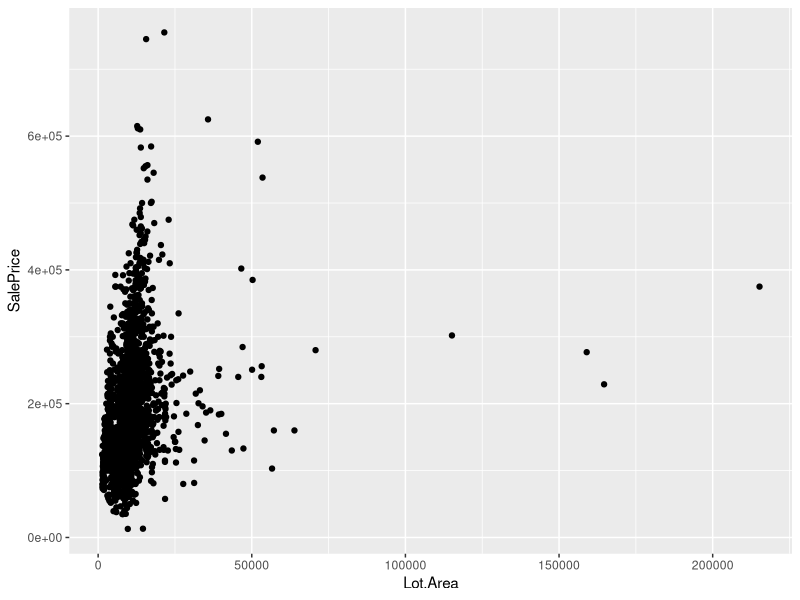
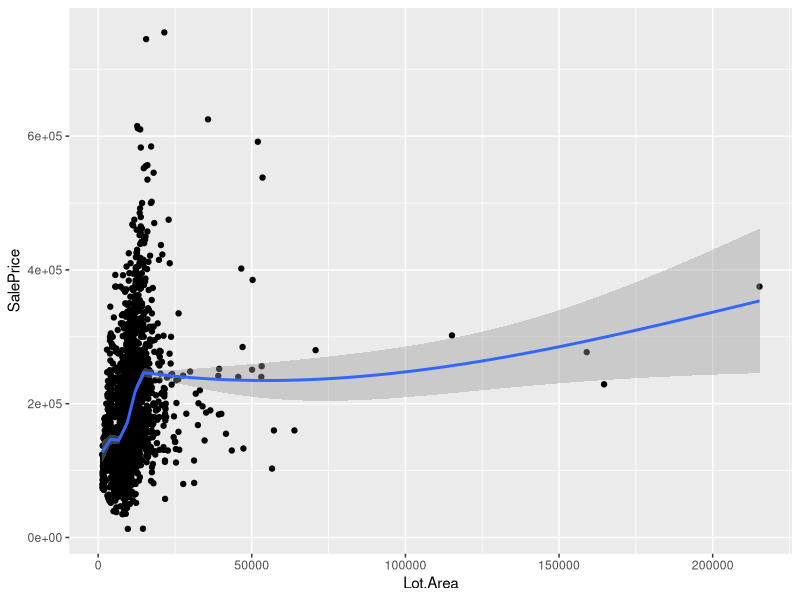
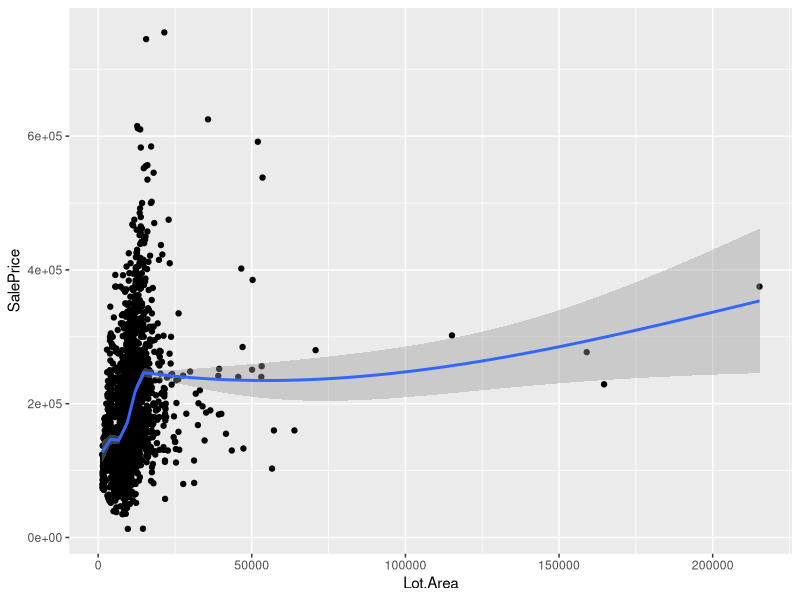
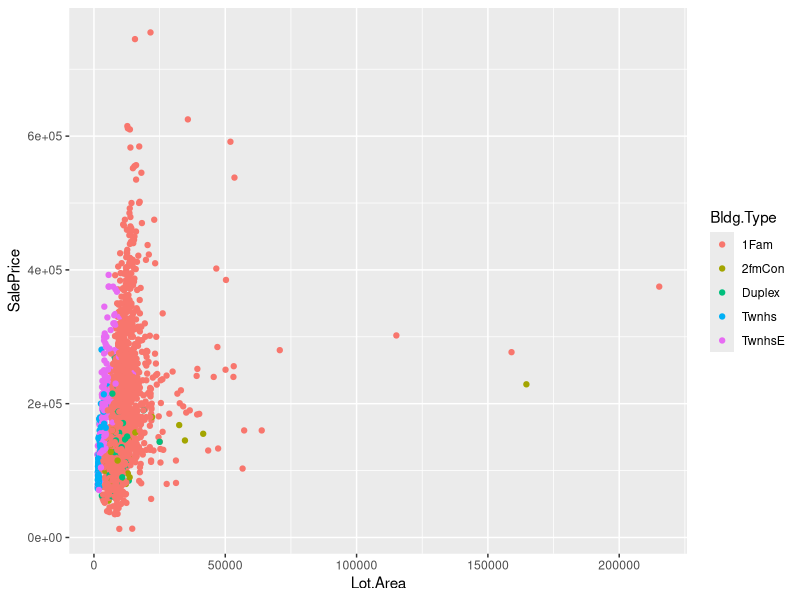
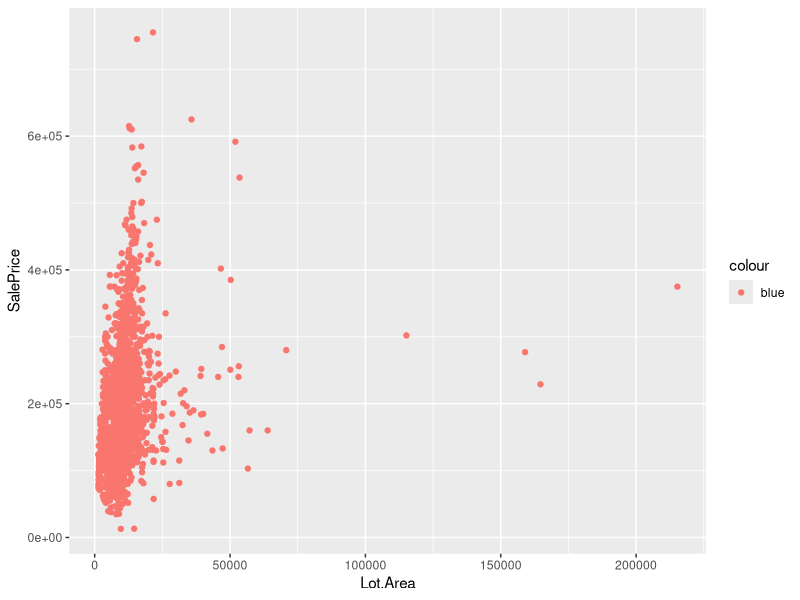
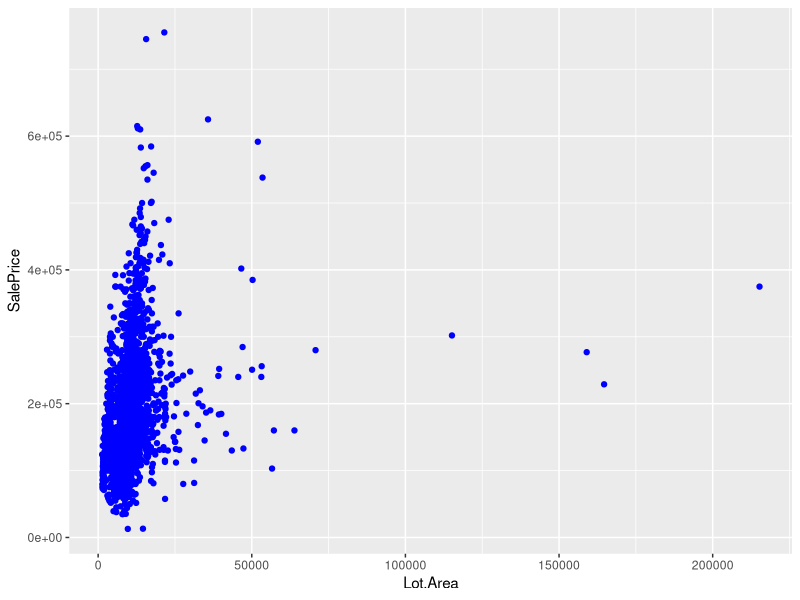
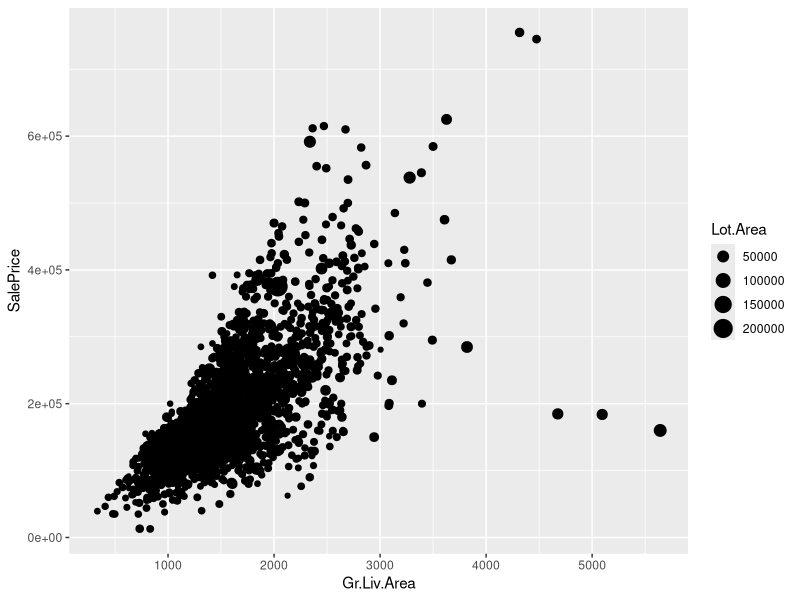
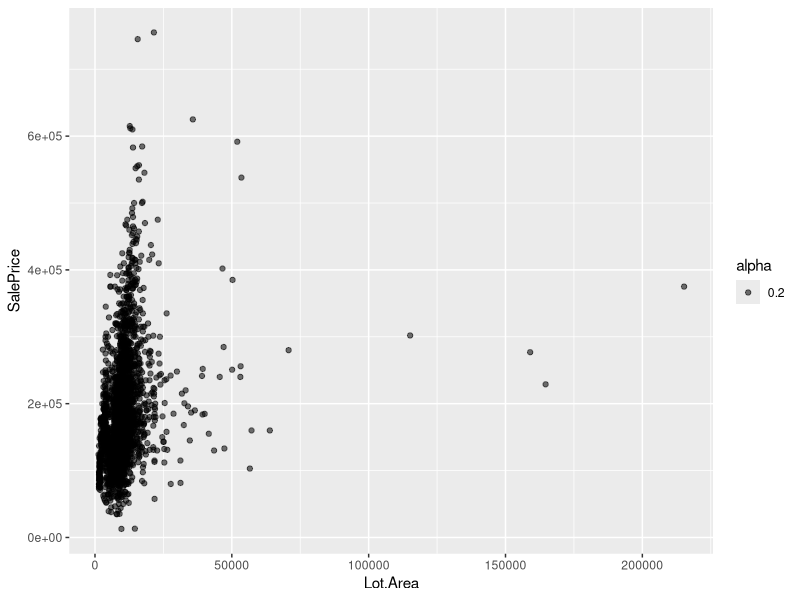

R code for these plots, in order:
## ---- chunk 1
#knitr::opts_knit$set()
## note: this bit of RMarkdown code is only required if you want to 'knit' the worksheet to HTML or PDF
## ---- chunk 2
## load 'ggplot2'
library(ggplot2)
## ---- chunk 3
## read in 'houses.txt'
houses <- read.delim("../data/houses.txt")

## ---- chunk 4
## plotting 'SalePrice' versus 'Lot.Area'
ggplot() +
  geom_point(data = houses, mapping = aes(x = Lot.Area, y = SalePrice))
## ---- chunk 5
## adding a regression line
ggplot() +
  geom_point(data = houses, aes(x = Lot.Area, y = SalePrice)) +
  geom_smooth(data = houses, aes(x = Lot.Area, y = SalePrice))
## ---- chunk 6
## adding a regression line
ggplot(data = houses, aes(x = Lot.Area, y = SalePrice)) +
  geom_point() +
  geom_smooth()
## ---- chunk 7
## mapping color to 'Bldg.Type'
ggplot() +
  geom_point(data = houses, aes(x = Lot.Area, y = SalePrice,
    color = Bldg.Type))
## ---- chunk 8
## incorrectly attempting to change the 'color' of all points
ggplot() +
  geom_point(data = houses, aes(x = Lot.Area, y = SalePrice, color = "blue"))
## ---- chunk 9
## correctly changing the 'color' of all points
ggplot() +
  geom_point(data = houses, aes(x = Lot.Area, y = SalePrice), color = "blue")
## ---- chunk 10
## plot 'SalePrice' versus 'Gr.Liv.Area' with 'size' mapped to Lot.Area
houses |> ggplot(aes(x = Gr.Liv.Area, y = SalePrice, size = Lot.Area)) +
  geom_point()
## ---- chunk 11
## set the `alpha` aesthetic for this plot
ggplot() +
  geom_point(data = houses, aes(x = Lot.Area, y = SalePrice, alpha = 0.2))
## ---- chunk 12
## explain why this isn't working
ggplot() +
  geom_point(data = houses, aes(x = Lot.Area, y = SalePrice)) +
  geom_smooth()

# Function should be in the ggplot() call because geom_smooth looks there
## ---- chunk 13
## demonstrating a barplot; the number of each 'Bldg.Type'
ggplot(data = houses, aes(x = Bldg.Type)) +
  geom_bar()
## ---- chunk 14
## demonstrating a boxplot; 'SalePrice' for each 'Bldg.Type'
ggplot(data = houses, aes(x = Bldg.Type, y = SalePrice)) +
  geom_boxplot()
## ---- chunk 15
## demonstrating an uninformative barplot for a continuous variable
ggplot(data = houses, aes(x = Gr.Liv.Area)) +
  geom_bar()
## ---- chunk 16
## demonstrating a useful barplot for a *binned* continuous variable
ggplot(data = houses, aes(x = Gr.Liv.Area)) +
  geom_histogram()
## ---- chunk 17
## loading 'dplyr'
library(dplyr)
## ---- chunk 18
## grouping houses by `Bldg.Type`
houses <- group_by(houses, Bldg.Type)

## computing the number and mean SalePrice of each `Bldg.Type`
bldg_means <- summarise(houses, Mean.Price = mean(SalePrice))

## looking at our new 'bldg_means' object
bldg_means
## ---- chunk 19
## demonstrating a barplot; 'SalePrice' for each 'Bldg.Type', with backticks
ggplot(data = bldg_means, aes(x = Bldg.Type, y = Mean.Price)) +
  geom_bar(stat = "identity")
## ---- chunk 20
## demonstrating a barplot visualising two variables
ggplot(data = houses, aes(x = Bedroom.AbvGr, fill = Bldg.Type)) +
  geom_bar()
## ---- chunk 21
## demonstrating 'position = "dodge"'
houses |> group_by()
ggplot(data = houses, aes(x = Bedroom.AbvGr, fill = Bldg.Type)) +
  geom_bar(position = "dodge")
## ---- chunk 22
## show the distribution of `Garage.Area` per `Garage.Type`
houses |> 
  ggplot(aes(x = Garage.Area, fill = Garage.Type)) +
    geom_boxplot()
## ---- chunk 23
houses <- group_by(houses, Bldg.Type)
avg_rms <- summarise(houses, AvgRms = mean(TotRms.AbvGrd))

avg_rms |> ggplot(aes(x = Bldg.Type, y = AvgRms)) +
  geom_bar(stat = "identity")
## ---- chunk 24
## create a *binned* barplot of number of houses per `Year.Built`
houses |> ggplot(aes(x = Year.Built, fill = Bldg.Type)) +
  geom_bar(stat = "bin", binwidth = 20)

# 1960-1980
## ---- chunk 25
## use `position` to improve this plot
ggplot(data = houses, aes(x = Overall.Cond, y = Overall.Qual)) +
  geom_point(position = "jitter")
## ---- chunk 26
## drawing a line graph of the number of houses sold each year
ggplot(data = houses, aes(x = Yr.Sold)) +
  geom_line(stat = "count")
## ---- chunk 27
## showing the number of houses sold per month and year
ggplot(data = houses, aes(x = Mo.Sold, group = Yr.Sold, color = Yr.Sold)) +
  geom_line(stat = "count")
## ---- chunk 28
## turning `Yr.Sold` into a factor
houses$Yr.Sold <- factor(houses$Yr.Sold)
## ---- chunk 29
## re-plotting after turning `Yr.Sold` into a factor: 
ggplot(data = houses, aes(x = Mo.Sold, group = Yr.Sold, color = Yr.Sold)) +
  geom_line(stat = "count")
## ---- chunk 30
## turning `Yr.Sold` back into a numeric variable
houses$Yr.Sold <- as.numeric(as.character(houses$Yr.Sold))
## ---- chunk 31
## plot the mean sales price per year
mean_yr <- group_by(houses, Yr.Sold)
mean_yr <- summarise(mean_yr, AvgPr = mean(SalePrice))

ggplot(mean_yr, aes(x = Yr.Sold, y = AvgPr)) + 
  geom_bar(stat = "identity")
## ---- chunk 32
## show the number of houses of each 'Bldg.Type' sold each year
ggplot(houses, aes(x = Yr.Sold, linetype = Bldg.Type)) +
  geom_line(stat = "count")
## ---- chunk 33
## plot the number of garages per 'Garage.Yr.Blt' with a line per 'Garage.Cars'
garages <- houses[!is.na(houses$Garage.Yr.Blt) & houses$Garage.Yr.Blt < 2010, ]

## ---- chunk 34
## demonstrating two scale functions
ggplot(data = houses, aes(x = Lot.Area, y = SalePrice, color = Garage.Type)) +
  geom_point() +
  scale_x_continuous(limits = c(0, 75000)) +
  scale_color_discrete(na.value = "black")
## ---- chunk 35
## trace the cause of the warning message
dim(houses[houses$Lot.Area > 75000, ])
## ---- chunk 36
## demonstrating the default scales
ggplot(data = houses, aes(x = Lot.Area, y = SalePrice, color = Garage.Type)) +
  geom_point()
## ---- chunk 37
## specifying each aesthetic choice directly
ggplot(data = houses, aes(x = Lot.Area, y = SalePrice, color = Bldg.Type)) +
  geom_point() +
  scale_color_manual(values = c("1Fam" = "orange", "2fmCon" = "red",
    "Duplex" = "green", "Twnhs" = "lightblue", "TwnhsE" = "darkblue"))
## ---- chunk 38
## using table() to check which values are in a variable 
table(houses$Bldg.Type, useNA = "always")
## ---- chunk 39
## demonstrating a legend's default item ordering and naming
ggplot(data = houses, aes(x = Lot.Area, y = SalePrice, color = Bldg.Type)) +
  geom_point()
## ---- chunk 40
## demonstrating axis naming and legend supression
ggplot(data = houses, aes(x = Lot.Area, y = SalePrice, color = Bldg.Type)) +
  geom_point() +
  scale_y_continuous(name = "Sales Price") +
  scale_x_continuous(name = "Lot Area") +
  scale_color_discrete(guide = FALSE)
## ---- chunk 41
## defining a legend's item ordering and naming explicitly
ggplot(data = houses, aes(x = Lot.Area, y = SalePrice, color = Bldg.Type)) +
  geom_point() +
  scale_color_discrete(breaks = c("Twnhs", "TwnhsE", "Duplex", "2fmCon",
    "1Fam"), labels = c("Row Twnhs", "End Twnhs", "Duplex",
      "2 Fam. Conv.", "Single Fam."))
## ---- chunk 42
## specifying the order and names of the bars in a barplot
ggplot(data = houses, aes(x = Exter.Qual)) +
  geom_bar() +
  scale_x_discrete(limits = c("Fa", "TA", "Gd", "Ex"),
    labels = c("Fair", "Typical", "Good", "Excellent"))
## ---- chunk 43
## fix the awkward y axis
ggplot(data = houses, aes(x = Lot.Area, y = SalePrice, color = Garage.Type)) +
  geom_point()

## ---- chunk 44
## plot 'SalePrice' versus 'Lot.Area', with 'Gr.Liv.Area' shown by 'color'
ggplot(data = houses, aes(x = Lot.Area, y = SalePrice, size = Gr.Liv.Area)) +
  geom_point()
## ---- chunk 45
## specify the shape of each 'Bldg.Type' directly
ggplot(data = houses, aes(x = Lot.Area, y = SalePrice, shape = Bldg.Type)) +
  geom_point() +
  scale_x_continuous(limits = c(0, 75000))
## ---- chunk 46
## plot the number houses sold for each `House.Style`;
## order bars from `1Story` to `2.5Fin`.

## ---- chunk 47
## moving the legend below the plot
ggplot(data = houses, aes(x = Lot.Area, y = SalePrice, color = Gr.Liv.Area)) +
  geom_point() +
  theme(legend.position = "bottom")
## ---- chunk 48
## lengthening the legend key
ggplot(data = houses, aes(x = Lot.Area, y = SalePrice, color = Gr.Liv.Area)) +
  geom_point() +
  theme(legend.position = "bottom", legend.key.width = unit(1, "cm"))
## ---- chunk 49
## changing the size and color of most of the text in the plot
ggplot(data = houses, aes(x = Lot.Area, y = SalePrice, color = Gr.Liv.Area)) +
  geom_point() +
  theme(text = element_text(color = "tan", size = 12))
## ---- chunk 50
## changing the size and color of the axis titles only
ggplot(data = houses, aes(x = Lot.Area, y = SalePrice, color = Gr.Liv.Area)) +
  geom_point() +
  theme(axis.title = element_text(color = "tan", size = 12))
## ---- chunk 51
## removing the background grid
ggplot(data = houses, aes(x = Lot.Area, y = SalePrice, color = Gr.Liv.Area)) +
  geom_point() +
  theme(panel.grid = element_blank())
## ---- chunk 52
## plot 'SalePrice' vs 'Lot.Area', with 'Bldg.Type' maaped to 'color' and
## 'Gr.Liv.Area' to size; put the legends next to each other, with grey boxes

## ---- chunk 53
## move the y-axis title by 0.4 cm
ggplot(data = houses, aes(x = Garage.Type, y = SalePrice)) +
  geom_boxplot() +
  theme(axis.title.x = element_text(margin = unit(c(0.4, 0, 0, 0), "cm")))
## ---- chunk 54
## creating a subset of average houses
average_houses <- houses[houses$Bedroom.AbvGr %in% c(1:4) &
    houses$Full.Bath %in% c(1:2), ]
## ---- chunk 55
## showing `SalePrice` for each combination of `Full.Bath` & Bedroom.AbvGr
ggplot(data = average_houses, aes(x = SalePrice)) +
  geom_histogram() +
  scale_y_continuous("Number of Houses") +
  scale_x_continuous("Sale Price") +
  facet_grid(Full.Bath ~ Bedroom.AbvGr)
## ---- chunk 56
## create a scatterplot that facets by Garage.Type

## ---- chunk 57
## adapt this plot so the facets are about 3 mm apart
ggplot(data = average_houses, aes(x = SalePrice)) +
  geom_histogram() +
  scale_y_continuous("Number of Houses") +
  scale_x_continuous("Sale Price") +
  facet_grid(Full.Bath ~ Bedroom.AbvGr)
## ---- chunk 58
## create the plot described above
houses |> ggplot(aes(x = Bedroom.AbvGr, fill = Full.Bath)) +
  geom_bar()
